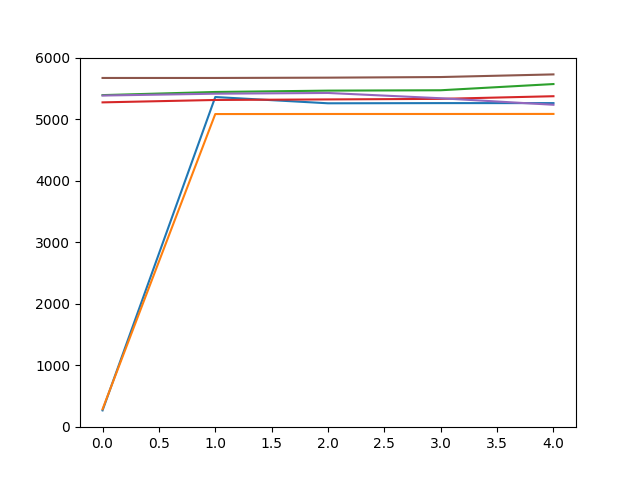

This chart was generated by the following Python code:
from matplotlib import pyplot as plt
a =[]
i = 0
a.append([i for i in range(5)])
a[i][0]=264
a[i][1]=5362
a[i][2]=5260
a[i][4]=5263
a[i][3]=5263
i = 1
a.append([i for i in range(5)])
a[i][0]=284
a[i][2]=5086
a[i][3]=5086
a[i][1]=5085
a[i][4]=5087
i = 2
a.append([i for i in range(5)])
a[i][0]=255
a[i][0]=5393
a[i][1]=5444
a[i][2]=5466
a[i][3]=5472
a[i][4]=5573
i = 3
a.append([i for i in range(5)])
a[i][0]=255
a[i][0]=5275
a[i][1]=5314
a[i][2]=5323
a[i][3]=5332
a[i][4]=5375
i = 4
a.append([i for i in range(5)])
a[i][0]=255
a[i][0]=5386
a[i][1]=5416
a[i][2]=5428
a[i][3]=5342
a[i][4]=5236

i = 5
a.append([i for i in range(5)])
a[i][0]=5672
a[i][1]=5672
a[i][2]=5677
a[i][3]=5687
a[i][4]=5730

x = [ i for i in range(5) ]
for i in range(len(a)):
    plt.plot(x,a[i])

plt.show()
